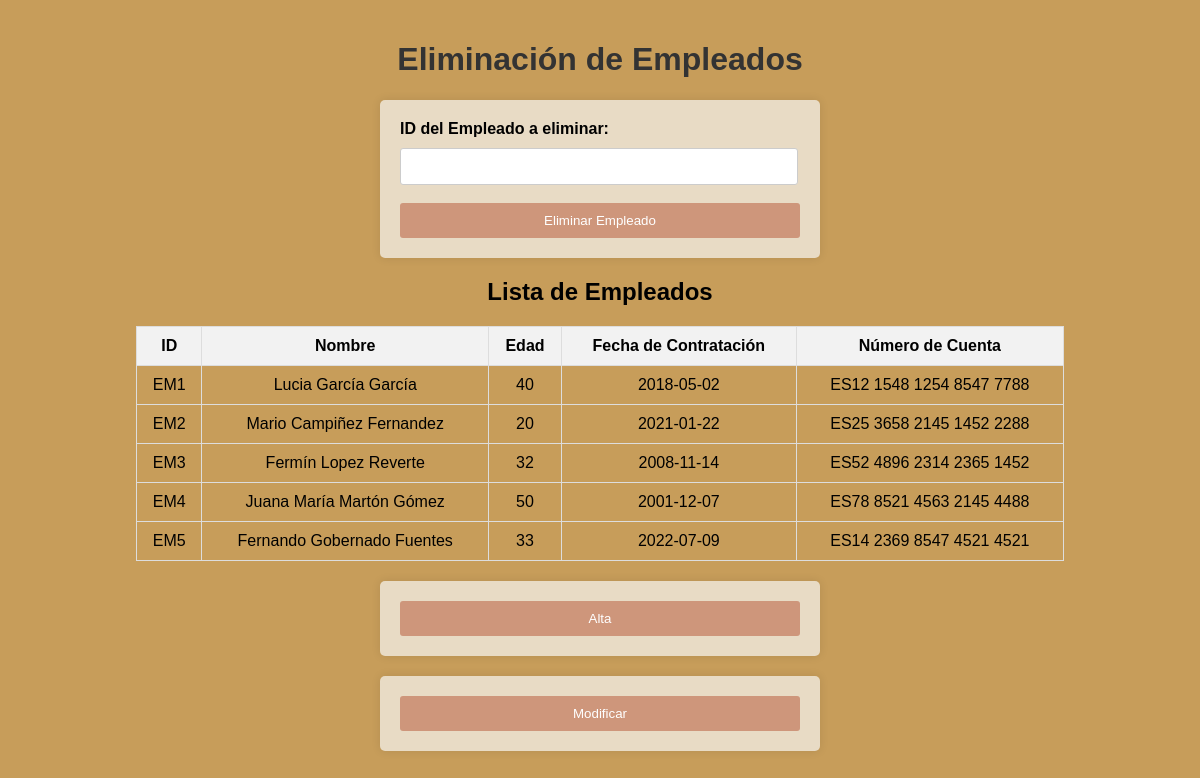
The app's page /admin/Baja-empleados.php with its own data.
### tables this page shows
CREATE TABLE IF NOT EXISTS `empleados` (
  `idEmpleado` VARCHAR(45) NOT NULL,
  `NombreEmp` VARCHAR(45) NOT NULL,
  `Edad` VARCHAR(45) NOT NULL,
  `FechaContratacion` DATE NOT NULL,
  `NumeroCuenta` VARCHAR(45) NOT NULL,
  PRIMARY KEY (`idEmpleado`));

### admin/Baja-empleados.php (the view, shortened to what this page needs)
<!DOCTYPE html>
<html>
<head>
    <link rel="stylesheet" href="../css/Alta.css">
</head>
<body>
    <h1>Eliminación de Empleados</h1>
    <form method="POST" action="<?php echo $_SERVER["PHP_SELF"]; ?>" onsubmit="return confirmarEliminacion();">
        <label for="idEmpleado">ID del Empleado a eliminar:</label>
        <input type="text" name="idEmpleado" id="idEmpleado" size="10" required><br><br>
        <button type="submit">Eliminar Empleado</button>
    </form>
    <div>
        <?php
        $conexion = conectar();
        $consulta_empleados = $conexion->query("SELECT idEmpleado, NombreEmp, Edad, FechaContratacion, NumeroCuenta FROM Empleados");
        if ($consulta_empleados->num_rows > 0) {
            echo "<h2>Lista de Empleados</h2>";
            echo "<table border='1'>
                <tr>
                    <th>ID</th>
                    <th>Nombre</th>
                    <th>Edad</th>
                    <th>Fecha de Contratación</th>
                    <th>Número de Cuenta</th>
                </tr>";
            while ($fila = $consulta_empleados->fetch_assoc()) {
                echo "<tr>
                    <td>{$fila['idEmpleado']}</td>
                    <td>{$fila['NombreEmp']}</td>
                    <td>{$fila['Edad']}</td>
                    <td>{$fila['FechaContratacion']}</td>
                    <td>{$fila['NumeroCuenta']}</td>
                </tr>";
            }
            echo "</table>";
        } else {
            echo "No hay empleados registrados.";
        }
        ?>
    </div>
    <form action="Alta-empleados.php" method="post">
        <button type="submit">Alta</button>
    </form>
    <form action="Modif-empleados.php" method="post">
        <button type="submit">Modificar</button>
    </form>
</body>
</html>

### css/Alta.css (style rules this page uses)
body { font-family: Arial, sans-serif; background-color: #c79d5a; margin: 0; padding: 20px; }
h1 { color: #333; text-align: center; }
form { max-width: 400px; margin: 20px auto; padding: 20px; background-color: #e8dbc5; border-radius: 5px; box-shadow: 0 0 10px rgba(0, 0, 0, 0.1); }
label { display: block; margin-bottom: 10px; font-weight: bold; }
input[type="text"], input[type="number"] { width: 94%; padding: 10px; border: 1px solid #ccc; border-radius: 3px; }
button { width: 100%; padding: 10px; background-color: #CE967B; color: #fff; border: none; border-radius: 3px; cursor: pointer; }
div { text-align: center; }
table { margin-top: 20px; margin-left: 10%; border-collapse: collapse; width: 80%; }
th, td { padding: 10px; border: 1px solid #ddd; }
th { background-color: #f2f2f2; }

### records on screen
empleados: idEmpleado "EM1", NombreEmp "Lucia García García", Edad "40", FechaContratacion "2018-05-02", NumeroCuenta "ES12 1548 1254 8547 7788"
empleados: idEmpleado "EM2", NombreEmp "Mario Campiñez Fernandez", Edad "20", FechaContratacion "2021-01-22", NumeroCuenta "ES25 3658 2145 1452 2288"
empleados: idEmpleado "EM3", NombreEmp "Fermín Lopez Reverte", Edad "32", FechaContratacion "2008-11-14", NumeroCuenta "ES52 4896 2314 2365 1452"
empleados: idEmpleado "EM4", NombreEmp "Juana María Martón Gómez", Edad "50", FechaContratacion "2001-12-07", NumeroCuenta "ES78 8521 4563 2145 4488"
empleados: idEmpleado "EM5", NombreEmp "Fernando Gobernado Fuentes", Edad "33", FechaContratacion "2022-07-09", NumeroCuenta "ES14 2369 8547 4521 4521"
